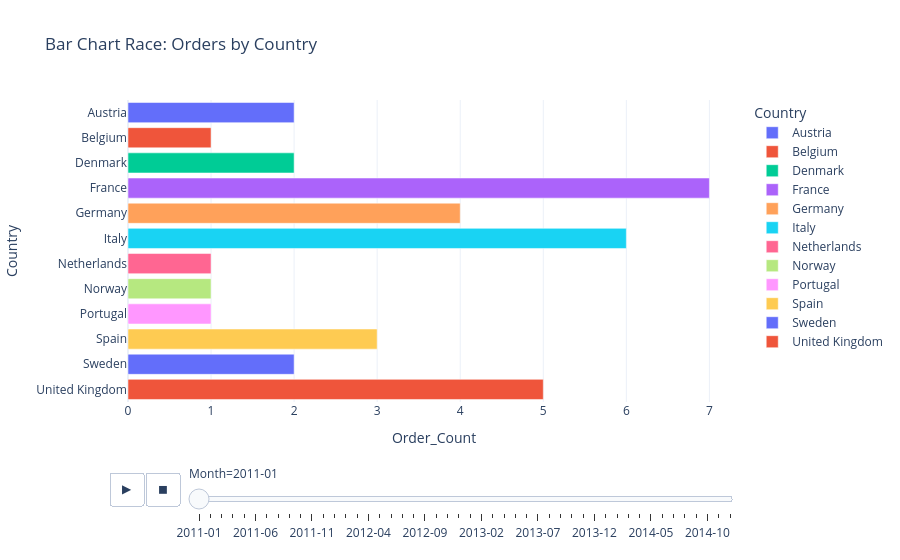

The code cell stored with this chart in its notebook:
### Code cell
fig = px.bar(
    country_month,
    x="Order_Count",
    y="Country",
    color="Country",
    animation_frame="Month",
    orientation='h',
    title="Bar Chart Race: Orders by Country"
)

fig.update_layout(template="plotly_white")
fig.show()
fig.write_image("dashboard.png", scale=3)

### Figure 1 — Plotly figure (JSON) as saved in the notebook; plotly's stock layout.template omitted (floating-point values rounded to 4 significant figures)
{"data": [{"hovertemplate": "Country=%{y}<br>Month=2011-01<br>Order_Count=%{x}<extra></extra>", "legendgroup": "Austria", "marker": {"color": "#636efa", "pattern": {"shape": ""}}, "name": "Austria", "orientation": "h", "showlegend": true, "textposition": "auto", "type": "bar", "x": [2], "xaxis": "x", "y": ["Austria"], "yaxis": "y"}, {"hovertemplate": "Country=%{y}<br>Month=2011-01<br>Order_Count=%{x}<extra></extra>", "legendgroup": "Belgium", "marker": {"color": "#EF553B", "pattern": {"shape": ""}}, "name": "Belgium", "orientation": "h", "showlegend": true, "textposition": "auto", "type": "bar", "x": [1], "xaxis": "x", "y": ["Belgium"], "yaxis": "y"}, {"hovertemplate": "Country=%{y}<br>Month=2011-01<br>Order_Count=%{x}<extra></extra>", "legendgroup": "Denmark", "marker": {"color": "#00cc96", "pattern": {"shape": ""}}, "name": "Denmark", "orientation": "h", "showlegend": true, "textposition": "auto", "type": "bar", "x": [2], "xaxis": "x", "y": ["Denmark"], "yaxis": "y"}, {"hovertemplate": "Country=%{y}<br>Month=2011-01<br>Order_Count=%{x}<extra></extra>", "legendgroup": "France", "marker": {"color": "#ab63fa", "pattern": {"shape": ""}}, "name": "France", "orientation": "h", "showlegend": true, "textposition": "auto", "type": "bar", "x": [7], "xaxis": "x", "y": ["France"], "yaxis": "y"}, {"hovertemplate": "Country=%{y}<br>Month=2011-01<br>Order_Count=%{x}<extra></extra>", "legendgroup": "Germany", "marker": {"color": "#FFA15A", "pattern": {"shape": ""}}, "name": "Germany", "orientation": "h", "showlegend": true, "textposition": "auto", "type": "bar", "x": [4], "xaxis": "x", "y": ["Germany"], "yaxis": "y"}, {"hovertemplate": "Country=%{y}<br>Month=2011-01<br>Order_Count=%{x}<extra></extra>", "legendgroup": "Italy", "marker": {"color": "#19d3f3", "pattern": {"shape": ""}}, "name": "Italy", "orientation": "h", "showlegend": true, "textposition": "auto", "type": "bar", "x": [6], "xaxis": "x", "y": ["Italy"], "yaxis": "y"}, {"hovertemplate": "Country=%{y}<br>Month=2011-01<br>Order_Count=%{x}<extra></extra>", "legendgroup": "Netherlands", "marker": {"color": "#FF6692", "pattern": {"shape": ""}}, "name": "Netherlands", "orientation": "h", "showlegend": true, "textposition": "auto", "type": "bar", "x": [1], "xaxis": "x", "y": ["Netherlands"], "yaxis": "y"}, {"hovertemplate": "Country=%{y}<br>Month=2011-01<br>Order_Count=%{x}<extra></extra>", "legendgroup": "Norway", "marker": {"color": "#B6E880", "pattern": {"shape": ""}}, "name": "Norway", "orientation": "h", "showlegend": true, "textposition": "auto", "type": "bar", "x": [1], "xaxis": "x", "y": ["Norway"], "yaxis": "y"}, {"hovertemplate": "Country=%{y}<br>Month=2011-01<br>Order_Count=%{x}<extra></extra>", "legendgroup": "Portugal", "marker": {"color": "#FF97FF", "pattern": {"shape": ""}}, "name": "Portugal", "orientation": "h", "showlegend": true, "textposition": "auto", "type": "bar", "x": [1], "xaxis": "x", "y": ["Portugal"], "yaxis": "y"}, {"hovertemplate": "Country=%{y}<br>Month=2011-01<br>Order_Count=%{x}<extra></extra>", "legendgroup": "Spain", "marker": {"color": "#FECB52", "pattern": {"shape": ""}}, "name": "Spain", "orientation": "h", "showlegend": true, "textposition": "auto", "type": "bar", "x": [3], "xaxis": "x", "y": ["Spain"], "yaxis": "y"}, {"hovertemplate": "Country=%{y}<br>Month=2011-01<br>Order_Count=%{x}<extra></extra>", "legendgroup": "Sweden", "marker": {"color": "#636efa", "pattern": {"shape": ""}}, "name": "Sweden", "orientation": "h", "showlegend": true, "textposition": "auto", "type": "bar", "x": [2], "xaxis": "x", "y": ["Sweden"], "yaxis": "y"}, {"hovertemplate": "Country=%{y}<br>Month=2011-01<br>Order_Count=%{x}<extra></extra>", "legendgroup": "United Kingdom", "marker": {"color": "#EF553B", "pattern": {"shape": ""}}, "name": "United Kingdom", "orientation": "h", "showlegend": true, "textposition": "auto", "type": "bar", "x": [5], "xaxis": "x", "y": ["United Kingdom"], "yaxis": "y"}], "layout": {"barmode": "relative", "legend": {"title": {"text": "Country"}, "tracegroupgap": 0}, "sliders": [{"active": 0, "currentvalue": {"prefix": "Month="}, "len": 0.9, "pad": {"b": 10, "t": 60}, "steps": [{"args": [["2011-01"], {"frame": {"duration": 0, "redraw": true}, "fromcurrent": true, "mode": "immediate", "transition": {"duration": 0, "easing": "linear"}}], "label": "2011-01", "method": "animate"}, {"args": [["2011-02"], {"frame": {"duration": 0, "redraw": true}, "fromcurrent": true, "mode": "immediate", "transition": {"duration": 0, "easing": "linear"}}], "label": "2011-02", "method": "animate"}, {"args": [["2011-03"], {"frame": {"duration": 0, "redraw": true}, "fromcurrent": true, "mode": "immediate", "transition": {"duration": 0, "easing": "linear"}}], "label": "2011-03", "method": "animate"}, {"args": [["2011-04"], {"frame": {"duration": 0, "redraw": true}, "fromcurrent": true, "mode": "immediate", "transition": {"duration": 0, "easing": "linear"}}], "label": "2011-04", "method": "animate"}, {"args": [["2011-05"], {"frame": {"duration": 0, "redraw": true}, "fromcurrent": true, "mode": "immediate", "transition": {"duration": 0, "easing": "linear"}}], "label": "2011-05", "method": "animate"}, {"args": [["2011-06"], {"frame": {"duration": 0, "redraw": true}, "fromcurrent": true, "mode": "immediate", "transition": {"duration": 0, "easing": "linear"}}], "label": "2011-06", "method": "animate"}, {"args": [["2011-07"], {"frame": {"duration": 0, "redraw": true}, "fromcurrent": true, "mode": "immediate", "transition": {"duration": 0, "easing": "linear"}}], "label": "2011-07", "method": "animate"}, {"args": [["2011-08"], {"frame": {"duration": 0, "redraw": true}, "fromcurrent": true, "mode": "immediate", "transition": {"duration": 0, "easing": "linear"}}], "label": "2011-08", "method": "animate"}, {"args": [["2011-09"], {"frame": {"duration": 0, "redraw": true}, "fromcurrent": true, "mode": "immediate", "transition": {"duration": 0, "easing": "linear"}}], "label": "2011-09", "method": "animate"}, {"args": [["2011-10"], {"frame": {"duration": 0, "redraw": true}, "fromcurrent": true, "mode": "immediate", "transition": {"duration": 0, "easing": "linear"}}], "label": "2011-10", "method": "animate"}, {"args": [["2011-11"], {"frame": {"duration": 0, "redraw": true}, "fromcurrent": true, "mode": "immediate", "transition": {"duration": 0, "easing": "linear"}}], "label": "2011-11", "method": "animate"}, {"args": [["2011-12"], {"frame": {"duration": 0, "redraw": true}, "fromcurrent": true, "mode": "immediate", "transition": {"duration": 0, "easing": "linear"}}], "label": "2011-12", "method": "animate"}, {"args": [["2012-01"], {"frame": {"duration": 0, "redraw": true}, "fromcurrent": true, "mode": "immediate", "transition": {"duration": 0, "easing": "linear"}}], "label": "2012-01", "method": "animate"}, {"args": [["2012-02"], {"frame": {"duration": 0, "redraw": true}, "fromcurrent": true, "mode": "immediate", "transition": {"duration": 0, "easing": "linear"}}], "label": "2012-02", "method": "animate"}, {"args": [["2012-03"], {"frame": {"duration": 0, "redraw": true}, "fromcurrent": true, "mode": "immediate", "transition": {"duration": 0, "easing": "linear"}}], "label": "2012-03", "method": "animate"}, {"args": [["2012-04"], {"frame": {"duration": 0, "redraw": true}, "fromcurrent": true, "mode": "immediate", "transition": {"duration": 0, "easing": "linear"}}], "label": "2012-04", "method": "animate"}, {"args": [["2012-05"], {"frame": {"duration": 0, "redraw": true}, "fromcurrent": true, "mode": "immediate", "transition": {"duration": 0, "easing": "linear"}}], "label": "2012-05", "method": "animate"}, {"args": [["2012-06"], {"frame": {"duration": 0, "redraw": true}, "fromcurrent": true, "mode": "immediate", "transition": {"duration": 0, "easing": "linear"}}], "label": "2012-06", "method": "animate"}, {"args": [["2012-07"], {"frame": {"duration": 0, "redraw": true}, "fromcurrent": true, "mode": "immediate", "transition": {"duration": 0, "easing": "linear"}}], "label": "2012-07", "method": "animate"}, {"args": [["2012-08"], {"frame": {"duration": 0, "redraw": true}, "fromcurrent": true, "mode": "immediate", "transition": {"duration": 0, "easing": "linear"}}], "label": "2012-08", "method": "animate"}, {"args": [["2012-09"], {"frame": {"duration": 0, "redraw": true}, "fromcurrent": true, "mode": "immediate", "transition": {"duration": 0, "easing": "linear"}}], "label": "2012-09", "method": "animate"}, {"args": [["2012-10"], {"frame": {"duration": 0, "redraw": true}, "fromcurrent": true, "mode": "immediate", "transition": {"duration": 0, "easing": "linear"}}], "label": "2012-10", "method": "animate"}, {"args": [["2012-11"], {"frame": {"duration": 0, "redraw": true}, "fromcurrent": true, "mode": "immediate", "transition": {"duration": 0, "easing": "linear"}}], "label": "2012-11", "method": "animate"}, {"args": [["2012-12"], {"frame": {"duration": 0, "redraw": true}, "fromcurrent": true, "mode": "immediate", "transition": {"duration": 0, "easing": "linear"}}], "label": "2012-12", "method": "animate"}, {"args": [["2013-01"], {"frame": {"duration": 0, "redraw": true}, "fromcurrent": true, "mode": "immediate", "transition": {"duration": 0, "easing": "linear"}}], "label": "2013-01", "method": "animate"}, {"args": [["2013-02"], {"frame": {"duration": 0, "redraw": true}, "fromcurrent": true, "mode": "immediate", "transition": {"duration": 0, "easing": "linear"}}], "label": "2013-02", "method": "animate"}, {"args": [["2013-03"], {"frame": {"duration": 0, "redraw": true}, "fromcurrent": true, "mode": "immediate", "transition": {"duration": 0, "easing": "linear"}}], "label": "2013-03", "method": "animate"}, {"args": [["2013-04"], {"frame": {"duration": 0, "redraw": true}, "fromcurrent": true, "mode": "immediate", "transition": {"duration": 0, "easing": "linear"}}], "label": "2013-04", "method": "animate"}, {"args": [["2013-05"], {"frame": {"duration": 0, "redraw": true}, "fromcurrent": true, "mode": "immediate", "transition": {"duration": 0, "easing": "linear"}}], "label": "2013-05", "method": "animate"}, {"args": [["2013-06"], {"frame": {"duration": 0, "redraw": true}, "fromcurrent": true, "mode": "immediate", "transition": {"duration": 0, "easing": "linear"}}], "label": "2013-06", "method": "animate"}, {"args": [["2013-07"], {"frame": {"duration": 0, "redraw": true}, "fromcurrent": true, "mode": "immediate", "transition": {"duration": 0, "easing": "linear"}}], "label": "2013-07", "method": "animate"}, {"args": [["2013-08"], {"frame": {"duration": 0, "redraw": true}, "fromcurrent": true, "mode": "immediate", "transition": {"duration": 0, "easing": "linear"}}], "label": "2013-08", "method": "animate"}, {"args": [["2013-09"], {"frame": {"duration": 0, "redraw": true}, "fromcurrent": true, "mode": "immediate", "transition": {"duration": 0, "easing": "linear"}}], "label": "2013-09", "method": "animate"}, {"args": [["2013-10"], {"frame": {"duration": 0, "redraw": true}, "fromcurrent": true, "mode": "immediate", "transition": {"duration": 0, "easing": "linear"}}], "label": "2013-10", "method": "animate"}, {"args": [["2013-11"], {"frame": {"duration": 0, "redraw": true}, "fromcurrent": true, "mode": "immediate", "transition": {"duration": 0, "easing": "linear"}}], "label": "2013-11", "method": "animate"}, {"args": [["2013-12"], {"frame": {"duration": 0, "redraw": true}, "fromcurrent": true, "mode": "immediate", "transition": {"duration": 0, "easing": "linear"}}], "label": "2013-12", "method": "animate"}, {"args": [["2014-01"], {"frame": {"duration": 0, "redraw": true}, "fromcurrent": true, "mode": "immediate", "transition": {"duration": 0, "easing": "linear"}}], "label": "2014-01", "method": "animate"}, {"args": [["2014-02"], {"frame": {"duration": 0, "redraw": true}, "fromcurrent": true, "mode": "immediate", "transition": {"duration": 0, "easing": "linear"}}], "label": "2014-02", "method": "animate"}, {"args": [["2014-03"], {"frame": {"duration": 0, "redraw": true}, "fromcurrent": true, "mode": "immediate", "transition": {"duration": 0, "easing": "linear"}}], "label": "2014-03", "method": "animate"}, {"args": [["2014-04"], {"frame": {"duration": 0, "redraw": true}, "fromcurrent": true, "mode": "immediate", "transition": {"duration": 0, "easing": "linear"}}], "label": "2014-04", "method": "animate"}, {"args": [["2014-05"], {"frame": {"duration": 0, "redraw": true}, "fromcurrent": true, "mode": "immediate", "transition": {"duration": 0, "easing": "linear"}}], "label": "2014-05", "method": "animate"}, {"args": [["2014-06"], {"frame": {"duration": 0, "redraw": true}, "fromcurrent": true, "mode": "immediate", "transition": {"duration": 0, "easing": "linear"}}], "label": "2014-06", "method": "animate"}, {"args": [["2014-07"], {"frame": {"duration": 0, "redraw": true}, "fromcurrent": true, "mode": "immediate", "transition": {"duration": 0, "easing": "linear"}}], "label": "2014-07", "method": "animate"}, {"args": [["2014-08"], {"frame": {"duration": 0, "redraw": true}, "fromcurrent": true, "mode": "immediate", "transition": {"duration": 0, "easing": "linear"}}], "label": "2014-08", "method": "animate"}, {"args": [["2014-09"], {"frame": {"duration": 0, "redraw": true}, "fromcurrent": true, "mode": "immediate", "transition": {"duration": 0, "easing": "linear"}}], "label": "2014-09", "method": "animate"}, {"args": [["2014-10"], {"frame": {"duration": 0, "redraw": true}, "fromcurrent": true, "mode": "immediate", "transition": {"duration": 0, "easing": "linear"}}], "label": "2014-10", "method": "animate"}, {"args": [["2014-11"], {"frame": {"duration": 0, "redraw": true}, "fromcurrent": true, "mode": "immediate", "transition": {"duration": 0, "easing": "linear"}}], "label": "2014-11", "method": "animate"}, {"args": [["2014-12"], {"frame": {"duration": 0, "redraw": true}, "fromcurrent": true, "mode": "immediate", "transition": {"duration": 0, "easing": "linear"}}], "label": "2014-12", "method": "animate"}], "x": 0.1, "xanchor": "left", "y": 0, "yanchor": "top"}], "title": {"text": "Bar Chart Race: Orders by Country"}, "updatemenus": [{"buttons": [{"args": [null, {"frame": {"duration": 500, "redraw": true}, "fromcurrent": true, "mode": "immediate", "transition": {"duration": 500, "easing": "linear"}}], "label": "&#9654;", "method": "animate"}, {"args": [[null], {"frame": {"duration": 0, "redraw": true}, "fromcurrent": true, "mode": "immediate", "transition": {"duration": 0, "easing": "linear"}}], "label": "&#9724;", "method": "animate"}], "direction": "left", "pad": {"r": 10, "t": 70}, "showactive": false, "type": "buttons", "x": 0.1, "xanchor": "right", "y": 0, "yanchor": "top"}], "xaxis": {"anchor": "y", "domain": [0, 1], "title": {"text": "Order_Count"}}, "yaxis": {"anchor": "x", "categoryarray": ["Finland", "Switzerland", "Ireland", "United Kingdom", "Sweden", "Spain", "Portugal", "Norway", "Netherlands", "Italy", "Germany", "France", "Denmark", "Belgium", "Austria"], "categoryorder": "array", "domain": [0, 1], "title": {"text": "Country"}}}}
